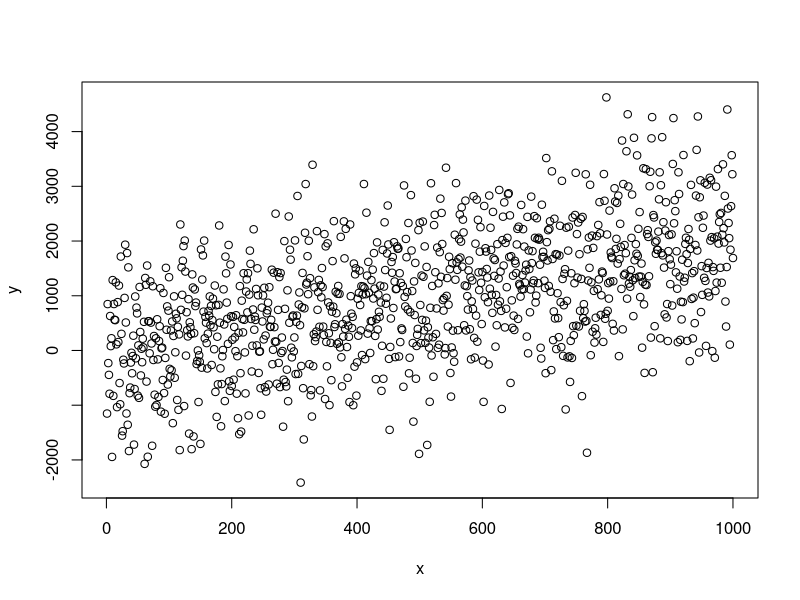

Here is the R script that generated this plot:
## ---- chunk 1
knitr::opts_chunk$set(echo = TRUE)
## ---- chunk 2
mean(c(1:1000))
## ---- chunk 3
x<- c(1:1000)
y<-2*x + rnorm(1000,0,1000)
plot(x,y)
